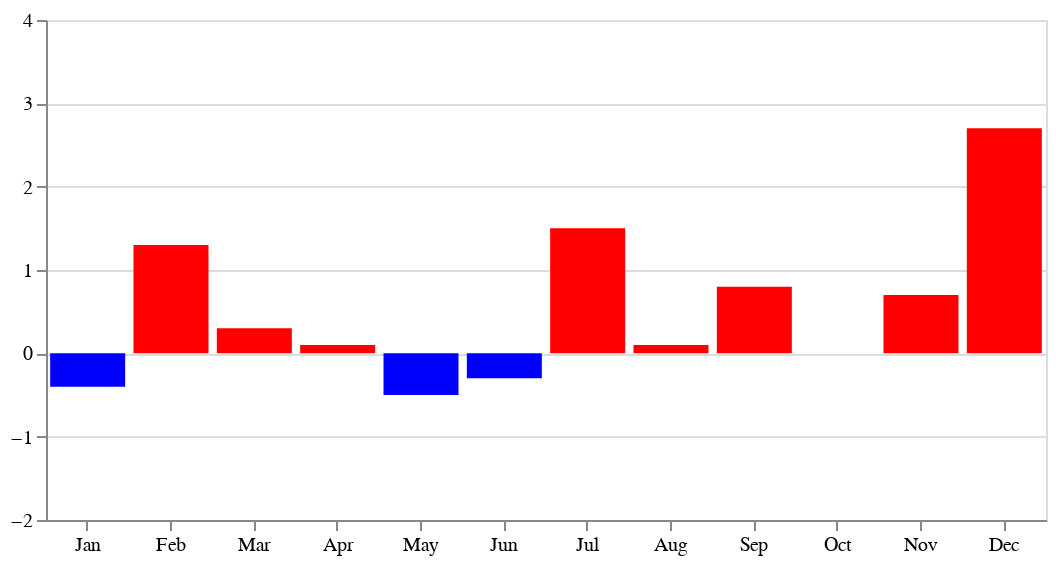

The notebook cell this image was saved under:
### Code cell
# Create a chart for 'TA_Anomaly'
qd_anomaly_chart2 = alt.Chart(qd_data_2023).mark_bar().encode(
    y=alt.Y('TA_Anomaly:Q', title=None, scale=alt.Scale(domain=[-2, 4])),
    x=alt.X('monthdate(Date):O', title=None, axis=alt.Axis(format='%b')),
    color=alt.condition(
        alt.datum.TA_Anomaly > 0,
        alt.value("red"),  # The positive color
        alt.value("blue")  # The negative color
    ),
    tooltip=['TA_Anomaly:Q', 'Date:T'],
    text='TA_Anomaly'
).properties(width=500, height=250)
qd_anomaly_chart2

### Figure 1 — Vega-Lite specification as saved in the notebook (floating-point values rounded to 4 significant figures)
{"config": {"view": {"continuousWidth": 300, "continuousHeight": 300}}, "data": {"name": "data-382e6199e6b072d23f8cf1dda9c28750"}, "mark": {"type": "bar"}, "encoding": {"color": {"condition": {"test": "(datum.TA_Anomaly > 0)", "value": "red"}, "value": "blue"}, "text": {"field": "TA_Anomaly", "type": "quantitative"}, "tooltip": [{"field": "TA_Anomaly", "type": "quantitative"}, {"field": "Date", "type": "temporal"}], "x": {"axis": {"format": "%b"}, "field": "Date", "timeUnit": "monthdate", "title": null, "type": "ordinal"}, "y": {"field": "TA_Anomaly", "scale": {"domain": [-2, 4]}, "title": null, "type": "quantitative"}}, "height": 250, "width": 500, "$schema": "https://vega.github.io/schema/vega-lite/v5.8.0.json", "datasets": {"data-382e6199e6b072d23f8cf1dda9c28750": [{"Date": "2024-01-01T00:00:00", "Precip": 605.0, "TA": 2.3, "day": 1, "DOY": 1, "year": 2024, "month": 1, "quarter": 1, "Mean": 473.1, "percent_norm": 127.9, "Mean_TA": 2.66, "TA_Anomaly": -0.4, "rank": 13.0}, {"Date": "2024-02-01T00:00:00", "Precip": 273.0, "TA": 4.1, "day": 1, "DOY": 32, "year": 2024, "month": 2, "quarter": 1, "Mean": 236.1, "percent_norm": 115.6, "Mean_TA": 2.85, "TA_Anomaly": 1.3, "rank": 5.0}, {"Date": "2024-03-01T00:00:00", "Precip": 207.5, "TA": 5.0, "day": 1, "DOY": 61, "year": 2024, "month": 3, "quarter": 1, "Mean": 324.2, "percent_norm": 64.0, "Mean_TA": 4.67, "TA_Anomaly": 0.3, "rank": 8.5}, {"Date": "2024-04-01T00:00:00", "Precip": 216.7, "TA": 7.5, "day": 1, "DOY": 92, "year": 2024, "month": 4, "quarter": 2, "Mean": 197.8, "percent_norm": 109.6, "Mean_TA": 7.43, "TA_Anomaly": 0.1, "rank": 10.5}, {"Date": "2024-05-01T00:00:00", "Precip": 165.0, "TA": 11.4, "day": 1, "DOY": 122, "year": 2024, "month": 5, "quarter": 2, "Mean": 126.0, "percent_norm": 130.9, "Mean_TA": 11.86, "TA_Anomaly": -0.5, "rank": 14.0}, {"Date": "2024-06-01T00:00:00", "Precip": 135.9, "TA": 14.3, "day": 1, "DOY": 153, "year": 2024, "month": 6, "quarter": 2, "Mean": 92.8, "percent_norm": 146.4, "Mean_TA": 14.59, "TA_Anomaly": -0.3, "rank": 13.0}, {"Date": "2024-07-01T00:00:00", "Precip": 36.3, "TA": 19.4, "day": 1, "DOY": 183, "year": 2024, "month": 7, "quarter": 3, "Mean": 52.0, "percent_norm": 69.8, "Mean_TA": 17.92, "TA_Anomaly": 1.5, "rank": 2.0}, {"Date": "2024-08-01T00:00:00", "Precip": 88.4, "TA": 17.8, "day": 1, "DOY": 214, "year": 2024, "month": 8, "quarter": 3, "Mean": 72.6, "percent_norm": 121.7, "Mean_TA": 17.72, "TA_Anomaly": 0.1, "rank": 11.0}, {"Date": "2024-09-01T00:00:00", "Precip": 100.3, "TA": 14.9, "day": 1, "DOY": 245, "year": 2024, "month": 9, "quarter": 3, "Mean": 165.2, "percent_norm": 60.7, "Mean_TA": 14.12, "TA_Anomaly": 0.8, "rank": 5.5}, {"Date": "2024-10-01T00:00:00", "Precip": 534.0, "TA": 9.2, "day": 1, "DOY": 275, "year": 2024, "month": 10, "quarter": 4, "Mean": 334.8, "percent_norm": 159.5, "Mean_TA": 9.17, "TA_Anomaly": 0.0, "rank": 9.5}, {"Date": "2024-11-01T00:00:00", "Precip": 389.0, "TA": 5.2, "day": 1, "DOY": 306, "year": 2024, "month": 11, "quarter": 4, "Mean": 462.8, "percent_norm": 84.1, "Mean_TA": 4.55, "TA_Anomaly": 0.7, "rank": 6.5}, {"Date": "2024-12-01T00:00:00", "Precip": 435.0, "TA": 4.8, "day": 1, "DOY": 336, "year": 2024, "month": 12, "quarter": 4, "Mean": 391.4, "percent_norm": 111.1, "Mean_TA": 2.14, "TA_Anomaly": 2.7, "rank": 2.0}]}}
